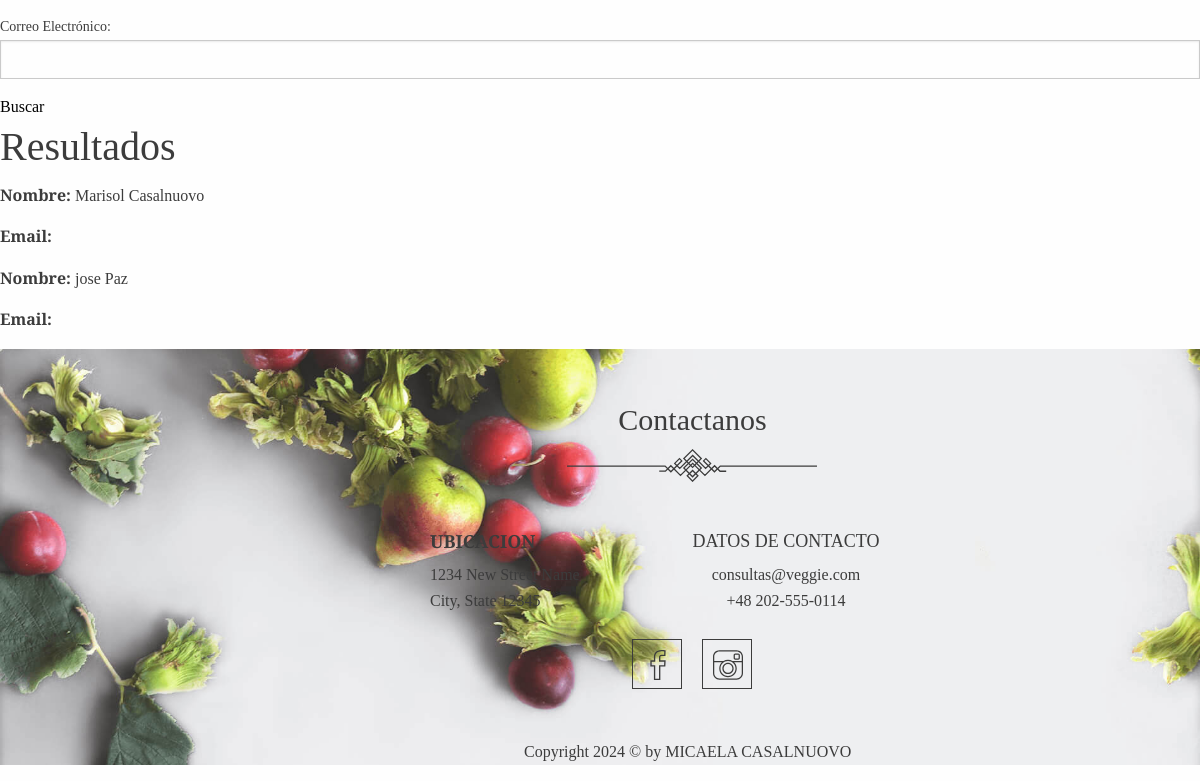
/App/buscar-cliente/ (lower part), run on an earlier commit of the app's database.
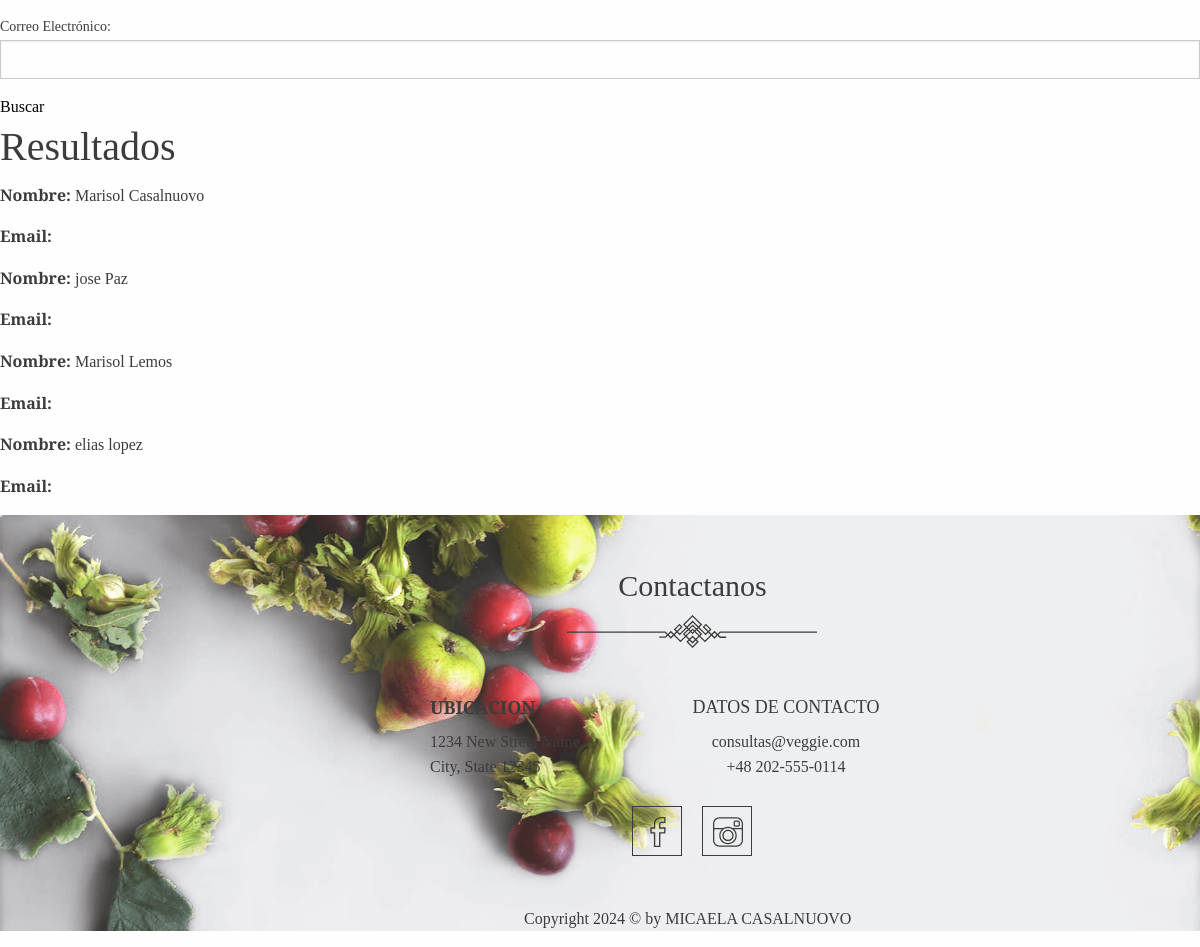
And on a later commit of the database.
### App/models.py (models this page shows, shortened)
class ModeloCliente(models.Model):
    nombre = models.CharField(max_length=100)
    apellido = models.CharField(max_length=100)
    dni = models.CharField(max_length=20, unique=True)
    direccion = models.TextField()
    celular = models.CharField(max_length=20)

### App/views.py (the view)
# urls.py: path('buscar-cliente/', views.buscar_cliente, name='buscar_cliente'),
def buscar_cliente(request):
    form = BusquedaClienteForm(request.GET)
    clientes = ModeloCliente.objects.all()
    if form.is_valid():
        nombre = form.cleaned_data.get('nombre')
        apellido = form.cleaned_data.get('apellido')
        email = form.cleaned_data.get('email')
        if nombre:
            clientes = clientes.filter(nombre__icontains=nombre)
        if apellido:
            clientes = clientes.filter(apellido__icontains=apellido)
        if email:
            clientes = clientes.filter(email__icontains=email)
    return render(request, "App/buscar_cliente.html", {'form': form, 'clientes': clientes})

### App/forms.py
class BusquedaClienteForm(forms.Form):
    nombre = forms.CharField(max_length=100, required=False, label="Nombre del Cliente")
    apellido = forms.CharField(max_length=100, required=False, label="Apellido del Cliente")
    email = forms.EmailField(required=False, label="Correo Electrónico")

### App/templates/App/buscar_cliente.html (shortened to what this page needs)
{% extends "App/base.html" %}
{% block main %}
    <form method="GET" action="{% url 'buscar_cliente' %}">
        {{ form.as_p }}
        <button type="submit">Buscar</button>
    </form>
    <h2>Resultados</h2>
    <div class="clientes-lista">
        {% for cliente in clientes %}
            <div class="cliente">
                <p><strong>Nombre:</strong> {{ cliente.nombre }} {{ cliente.apellido }}</p>
                <p><strong>Email:</strong> {{ cliente.email }}</p>
            </div>
        {% empty %}
            <p>No se encontraron clientes.</p>
        {% endfor %}
    </div>
{% endblock %}

### App/templates/App/base.html (shortened to what this page needs)
<!doctype html>
{% load static %}
<html class="no-js" lang="en">
<head>
    <link rel="stylesheet" href="{% static 'App/css/app.css' %}">
    <link rel="stylesheet" type="text/css" href="https://cdnjs.cloudflare.com/ajax/libs/slick-carousel/1.7.1/slick.css" />
    <link rel="stylesheet" type="text/css" href="https://cdnjs.cloudflare.com/ajax/libs/slick-carousel/1.7.1/slick-theme.css" />
</head>
<body>
</body>
    {% block main  %}
    {% endblock main  %}
    <footer id="contact-us">
        <div class="container">
            <div class="footer-content">
                <h1 class="header-txt scroll-reveal">Contactanos</h1>
                <div class="divider scroll-reveal">
                </div>
                <div class="contact-info scroll-reveal">
                    <div class="info-address">
                        <h3>Ubicacion</h3>
                        <p>1234 New Street Name<br>City, State 12345</p>
                    </div>
                    <div class="Datos de contacto">
                        <h3>Datos de contacto</h3>
                        <p>consultas@veggie.com<br>+48 202-555-0114</p>
                    </div>
                </div>
                <div class="social-icons scroll-reveal" data-duration="1500">
                    <div class="fb-i">
                    </div>
                    <div class="insta-i">
                    </div>
                </div>
            </div>
            <p class="copy-info">Copyright 2024 © by MICAELA CASALNUOVO</p>
        </div>
    </footer>
</body>
</html>

What changed in the data, as far as the page shows it:
added ModeloCliente: nombre "Marisol", apellido "Lemos"
added ModeloCliente: nombre "elias", apellido "lopez"
